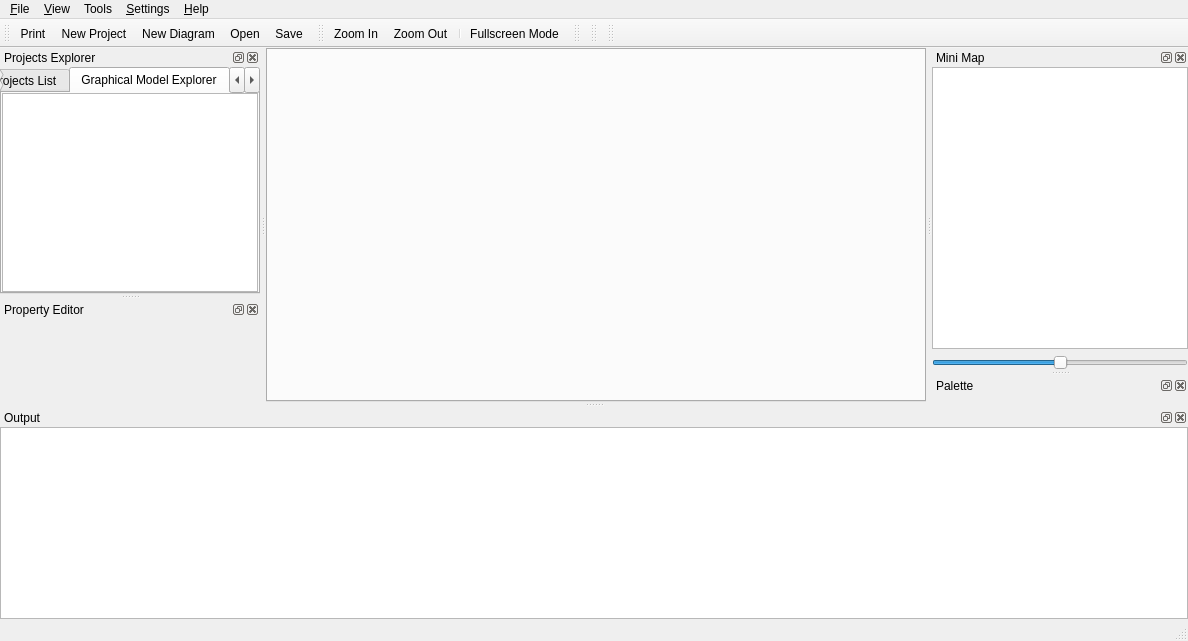
<?xml version="1.0" encoding="UTF-8"?>
<ui version="4.0">
 <class>MainWindowUi</class>
 <widget class="QMainWindow" name="MainWindowUi">
  <property name="geometry">
   <rect>
    <x>0</x>
    <y>0</y>
    <width>1188</width>
    <height>641</height>
   </rect>
  </property>
  <property name="windowTitle">
   <string>QReal</string>
  </property>
  <property name="windowIcon">
   <iconset resource="../qrgui.qrc">
    <normaloff>:/icons/qreal.png</normaloff>:/icons/qreal.png</iconset>
  </property>
  <widget class="QWidget" name="centralwidget">
   <layout class="QGridLayout">
    <property name="margin">
     <number>0</number>
    </property>
    <property name="spacing">
     <number>0</number>
    </property>
    <item row="0" column="0">
     <widget class="QTabWidget" name="tabs"/>
    </item>
   </layout>
  </widget>
  <widget class="QMenuBar" name="menubar">
   <property name="geometry">
    <rect>
     <x>0</x>
     <y>0</y>
     <width>1188</width>
     <height>21</height>
    </rect>
   </property>
   <widget class="QMenu" name="menu_File">
    <property name="title">
     <string>&amp;File</string>
    </property>
    <addaction name="actionOpen"/>
    <addaction name="actionSave"/>
    <addaction name="actionSave_as"/>
    <addaction name="actionSwitch_Project"/>
    <addaction name="actionImport"/>
    <addaction name="actionSave_diagram_as_a_picture"/>
    <addaction name="actionCloseProject"/>
    <addaction name="separator"/>
    <addaction name="actionQuit"/>
   </widget>
   <widget class="QMenu" name="menu_View">
    <property name="title">
     <string>&amp;View</string>
    </property>
    <addaction name="actionZoom_In"/>
    <addaction name="actionZoom_Out"/>
    <addaction name="separator"/>
    <addaction name="actionShowSplash"/>
   </widget>
   <widget class="QMenu" name="menuHelp">
    <property name="title">
     <string>&amp;Help</string>
    </property>
    <addaction name="actionHelp"/>
    <addaction name="separator"/>
    <addaction name="actionAbout"/>
    <addaction name="actionAboutQt"/>
   </widget>
   <widget class="QMenu" name="menuSettings">
    <property name="title">
     <string>&amp;Settings</string>
    </property>
    <addaction name="actionPreferences"/>
    <addaction name="actionShow_grid"/>
    <addaction name="actionShow_alignment"/>
    <addaction name="actionSwitch_on_grid"/>
    <addaction name="actionSwitch_on_alignment"/>
   </widget>
   <widget class="QMenu" name="menuTools">
    <property name="title">
     <string>Tools</string>
    </property>
   </widget>
   <addaction name="menu_File"/>
   <addaction name="menu_View"/>
   <addaction name="menuTools"/>
   <addaction name="menuSettings"/>
   <addaction name="menuHelp"/>
  </widget>
  <widget class="QStatusBar" name="statusbar"/>
  <widget class="QToolBar" name="fileToolbar">
   <property name="windowTitle">
    <string>File Toolbar</string>
   </property>
   <property name="orientation">
    <enum>Qt::Horizontal</enum>
   </property>
   <attribute name="toolBarArea">
    <enum>TopToolBarArea</enum>
   </attribute>
   <attribute name="toolBarBreak">
    <bool>false</bool>
   </attribute>
   <addaction name="actionPrint"/>
   <addaction name="actionNewProject"/>
   <addaction name="actionNew_Diagram"/>
   <addaction name="actionOpen"/>
   <addaction name="actionSave"/>
  </widget>
  <widget class="QDockWidget" name="minimapDock">
   <property name="windowTitle">
    <string>Mini Map</string>
   </property>
   <attribute name="dockWidgetArea">
    <number>2</number>
   </attribute>
   <widget class="QWidget" name="minimapDockWidgetContents">
    <layout class="QVBoxLayout">
     <property name="spacing">
      <number>6</number>
     </property>
     <property name="margin">
      <number>0</number>
     </property>
     <item>
      <widget class="QGraphicsView" name="minimapView">
       <property name="dragMode">
        <enum>QGraphicsView::ScrollHandDrag</enum>
       </property>
      </widget>
     </item>
     <item>
      <widget class="QSlider" name="minimapZoomSlider">
       <property name="maximum">
        <number>50</number>
       </property>
       <property name="value">
        <number>25</number>
       </property>
       <property name="orientation">
        <enum>Qt::Horizontal</enum>
       </property>
      </widget>
     </item>
    </layout>
   </widget>
  </widget>
  <widget class="QDockWidget" name="paletteDock">
   <property name="windowTitle">
    <string>Palette</string>
   </property>
   <attribute name="dockWidgetArea">
    <number>2</number>
   </attribute>
   <widget class="QWidget" name="paletteDockWidgetContents">
    <layout class="QHBoxLayout">
     <property name="spacing">
      <number>6</number>
     </property>
     <property name="margin">
      <number>0</number>
     </property>
     <item>
      <widget class="qReal::gui::PaletteTree" name="paletteTree"/>
     </item>
    </layout>
   </widget>
  </widget>
  <widget class="QToolBar" name="viewToolbar">
   <property name="windowTitle">
    <string>View Toolbar</string>
   </property>
   <attribute name="toolBarArea">
    <enum>TopToolBarArea</enum>
   </attribute>
   <attribute name="toolBarBreak">
    <bool>false</bool>
   </attribute>
   <addaction name="actionZoom_In"/>
   <addaction name="actionZoom_Out"/>
   <addaction name="separator"/>
   <addaction name="actionFullscreen"/>
  </widget>
  <widget class="QToolBar" name="parsersToolbar">
   <property name="windowTitle">
    <string>toolBar</string>
   </property>
   <attribute name="toolBarArea">
    <enum>TopToolBarArea</enum>
   </attribute>
   <attribute name="toolBarBreak">
    <bool>false</bool>
   </attribute>
  </widget>
  <widget class="QDockWidget" name="errorDock">
   <property name="sizePolicy">
    <sizepolicy hsizetype="Preferred" vsizetype="MinimumExpanding">
     <horstretch>0</horstretch>
     <verstretch>0</verstretch>
    </sizepolicy>
   </property>
   <property name="minimumSize">
    <size>
     <width>102</width>
     <height>127</height>
    </size>
   </property>
   <property name="maximumSize">
    <size>
     <width>524287</width>
     <height>524287</height>
    </size>
   </property>
   <property name="acceptDrops">
    <bool>false</bool>
   </property>
   <property name="autoFillBackground">
    <bool>false</bool>
   </property>
   <property name="windowTitle">
    <string>Output</string>
   </property>
   <attribute name="dockWidgetArea">
    <number>8</number>
   </attribute>
   <widget class="QWidget" name="errorDockWidgetContents">
    <layout class="QHBoxLayout" name="horizontalLayout_2">
     <item>
      <widget class="ErrorListWidget" name="errorListWidget"/>
     </item>
    </layout>
   </widget>
  </widget>
  <widget class="QToolBar" name="interpreterToolbar">
   <property name="windowTitle">
    <string>Interpreter Toolbar</string>
   </property>
   <attribute name="toolBarArea">
    <enum>TopToolBarArea</enum>
   </attribute>
   <attribute name="toolBarBreak">
    <bool>false</bool>
   </attribute>
  </widget>
  <widget class="QToolBar" name="generatorsToolbar">
   <property name="windowTitle">
    <string>toolBar</string>
   </property>
   <attribute name="toolBarArea">
    <enum>TopToolBarArea</enum>
   </attribute>
   <attribute name="toolBarBreak">
    <bool>false</bool>
   </attribute>
  </widget>
  <widget class="QDockWidget" name="projectListWidget">
   <property name="windowTitle">
    <string>Projects Explorer</string>
   </property>
   <attribute name="dockWidgetArea">
    <number>1</number>
   </attribute>
   <widget class="QWidget" name="projectsListDockContents">
    <layout class="QVBoxLayout" name="verticalLayout_4">
     <item>
      <widget class="QTabWidget" name="tabWidget">
       <property name="currentIndex">
        <number>1</number>
       </property>
       <widget class="QWidget" name="tab">
        <attribute name="title">
         <string>Projects List</string>
        </attribute>
        <layout class="QVBoxLayout" name="verticalLayout_5">
         <item>
          <widget class="QListWidget" name="projectsListWidget">
           <property name="enabled">
            <bool>true</bool>
           </property>
          </widget>
         </item>
        </layout>
       </widget>
       <widget class="QWidget" name="tab_2">
        <attribute name="title">
         <string>Graphical Model Explorer</string>
        </attribute>
        <layout class="QVBoxLayout" name="verticalLayout_6">
         <item>
          <widget class="QTreeView" name="graphicalModelExplorer">
           <property name="contextMenuPolicy">
            <enum>Qt::ActionsContextMenu</enum>
           </property>
           <property name="acceptDrops">
            <bool>true</bool>
           </property>
          </widget>
         </item>
        </layout>
       </widget>
       <widget class="QWidget" name="tab_3">
        <attribute name="title">
         <string>Logical Model Explorer</string>
        </attribute>
        <layout class="QVBoxLayout" name="verticalLayout_7">
         <item>
          <widget class="QTreeView" name="logicalModelExplorer">
           <property name="contextMenuPolicy">
            <enum>Qt::ActionsContextMenu</enum>
           </property>
           <property name="acceptDrops">
            <bool>true</bool>
           </property>
           <property name="dragEnabled">
            <bool>false</bool>
           </property>
           <property name="dragDropOverwriteMode">
            <bool>false</bool>
           </property>
           <property name="dragDropMode">
            <enum>QAbstractItemView::DragDrop</enum>
           </property>
           <property name="defaultDropAction">
            <enum>Qt::IgnoreAction</enum>
           </property>
          </widget>
         </item>
        </layout>
       </widget>
      </widget>
     </item>
    </layout>
   </widget>
  </widget>
  <widget class="QDockWidget" name="propertyDock">
   <property name="sizePolicy">
    <sizepolicy hsizetype="Preferred" vsizetype="Preferred">
     <horstretch>0</horstretch>
     <verstretch>0</verstretch>
    </sizepolicy>
   </property>
   <property name="minimumSize">
    <size>
     <width>80</width>
     <height>100</height>
    </size>
   </property>
   <property name="windowTitle">
    <string>Property Editor</string>
   </property>
   <attribute name="dockWidgetArea">
    <number>1</number>
   </attribute>
   <widget class="QWidget" name="propertyEditorDockWidgetContents">
    <layout class="QVBoxLayout" name="verticalLayout_3">
     <property name="spacing">
      <number>6</number>
     </property>
     <property name="margin">
      <number>0</number>
     </property>
     <item>
      <widget class="PropertyEditorView" name="propertyEditor" native="true">
       <property name="sizePolicy">
        <sizepolicy hsizetype="Expanding" vsizetype="Expanding">
         <horstretch>0</horstretch>
         <verstretch>0</verstretch>
        </sizepolicy>
       </property>
      </widget>
     </item>
    </layout>
   </widget>
  </widget>
  <action name="actionQuit">
   <property name="checkable">
    <bool>false</bool>
   </property>
   <property name="text">
    <string>&amp;Quit</string>
   </property>
  </action>
  <action name="actionZoom_In">
   <property name="icon">
    <iconset resource="../qrgui.qrc">
     <normaloff>:/icons/zoomin.png</normaloff>:/icons/zoomin.png</iconset>
   </property>
   <property name="text">
    <string>Zoom In</string>
   </property>
  </action>
  <action name="actionZoom_Out">
   <property name="icon">
    <iconset resource="../qrgui.qrc">
     <normaloff>:/icons/zoomout.png</normaloff>:/icons/zoomout.png</iconset>
   </property>
   <property name="text">
    <string>Zoom Out</string>
   </property>
  </action>
  <action name="actionAntialiasing">
   <property name="checkable">
    <bool>true</bool>
   </property>
   <property name="checked">
    <bool>true</bool>
   </property>
   <property name="text">
    <string>Antialiasing</string>
   </property>
  </action>
  <action name="actionOpenGL_Renderer">
   <property name="checkable">
    <bool>true</bool>
   </property>
   <property name="text">
    <string>OpenGL Renderer</string>
   </property>
  </action>
  <action name="actionPrint">
   <property name="icon">
    <iconset resource="../qrgui.qrc">
     <normaloff>:/icons/print.png</normaloff>:/icons/print.png</iconset>
   </property>
   <property name="text">
    <string>Print</string>
   </property>
  </action>
  <action name="actionMakeSvg">
   <property name="text">
    <string>Export to SVG</string>
   </property>
  </action>
  <action name="actionDeleteFromDiagram">
   <property name="text">
    <string>Delete</string>
   </property>
   <property name="shortcut">
    <string>Del</string>
   </property>
   <property name="shortcutContext">
    <enum>Qt::WidgetShortcut</enum>
   </property>
  </action>
  <action name="openNewTab">
   <property name="text">
    <string>Open in new tab</string>
   </property>
  </action>
  <action name="actionHelp">
   <property name="text">
    <string>Small Help</string>
   </property>
  </action>
  <action name="actionAbout">
   <property name="text">
    <string>About...</string>
   </property>
  </action>
  <action name="actionAboutQt">
   <property name="text">
    <string>About Qt...</string>
   </property>
  </action>
  <action name="actionPlugins">
   <property name="checkable">
    <bool>false</bool>
   </property>
   <property name="text">
    <string>Plugins...</string>
   </property>
  </action>
  <action name="actionShowSplash">
   <property name="checkable">
    <bool>true</bool>
   </property>
   <property name="checked">
    <bool>true</bool>
   </property>
   <property name="text">
    <string>Show splashscreen</string>
   </property>
  </action>
  <action name="actionSave">
   <property name="text">
    <string>Save</string>
   </property>
  </action>
  <action name="actionSave_as">
   <property name="text">
    <string>Save as...</string>
   </property>
  </action>
  <action name="actionOpen">
   <property name="text">
    <string>Open...</string>
   </property>
   <property name="toolTip">
    <string>Open</string>
   </property>
  </action>
  <action name="actionShow_grid">
   <property name="checkable">
    <bool>true</bool>
   </property>
   <property name="checked">
    <bool>true</bool>
   </property>
   <property name="text">
    <string>Show grid</string>
   </property>
  </action>
  <action name="actionSwitch_on_grid">
   <property name="checkable">
    <bool>true</bool>
   </property>
   <property name="text">
    <string>Switch on grid</string>
   </property>
  </action>
  <action name="actionShow">
   <property name="text">
    <string>Show</string>
   </property>
  </action>
  <action name="actionPreferences">
   <property name="text">
    <string>Preferences...</string>
   </property>
  </action>
  <action name="actionSwitch_on_alignment">
   <property name="checkable">
    <bool>true</bool>
   </property>
   <property name="checked">
    <bool>true</bool>
   </property>
   <property name="text">
    <string>Switch on alignment</string>
   </property>
  </action>
  <action name="actionShow_alignment">
   <property name="checkable">
    <bool>true</bool>
   </property>
   <property name="checked">
    <bool>true</bool>
   </property>
   <property name="text">
    <string>Show alignment</string>
   </property>
  </action>
  <action name="actionDebug">
   <property name="text">
    <string>Debug</string>
   </property>
   <property name="shortcut">
    <string>F9</string>
   </property>
  </action>
  <action name="actionGenerate_and_build">
   <property name="icon">
    <iconset resource="../qrgui.qrc">
     <normaloff>:/icons/build.png</normaloff>:/icons/build.png</iconset>
   </property>
   <property name="text">
    <string>Generate and build</string>
   </property>
   <property name="shortcut">
    <string>Ctrl+F9</string>
   </property>
  </action>
  <action name="actionSet_Breakpoints">
   <property name="text">
    <string>Set breakpoints</string>
   </property>
   <property name="iconText">
    <string>Set breakpoints</string>
   </property>
   <property name="shortcut">
    <string>Ctrl+F3</string>
   </property>
  </action>
  <action name="actionCont">
   <property name="text">
    <string>Cont</string>
   </property>
   <property name="shortcut">
    <string>Ctrl+F6</string>
   </property>
  </action>
  <action name="actionConfigure">
   <property name="text">
    <string>Configure</string>
   </property>
   <property name="shortcut">
    <string>Ctrl+F2</string>
   </property>
  </action>
  <action name="actionNew_Diagram">
   <property name="text">
    <string>New Diagram</string>
   </property>
   <property name="toolTip">
    <string>Create new diagram in a current model</string>
   </property>
  </action>
  <action name="actionFullscreen">
   <property name="text">
    <string>Fullscreen Mode</string>
   </property>
   <property name="toolTip">
    <string>Fullscreen Mode</string>
   </property>
   <property name="shortcut">
    <string>Ctrl+Shift+F</string>
   </property>
  </action>
  <action name="actionNewProject">
   <property name="text">
    <string>New Project</string>
   </property>
   <property name="shortcut">
    <string>Ctrl+Shift+N</string>
   </property>
  </action>
  <action name="actionImport">
   <property name="text">
    <string>Import...</string>
   </property>
   <property name="toolTip">
    <string>Import QReal project into current.</string>
   </property>
  </action>
  <action name="actionSave_diagram_as_a_picture">
   <property name="text">
    <string>Save diagram as a picture...</string>
   </property>
  </action>
  <action name="actionCloseProject">
   <property name="text">
    <string>Close project</string>
   </property>
  </action>
  <action name="actionSwitch_Project">
   <property name="text">
    <string>Switch Project</string>
   </property>
  </action>
 </widget>
 <layoutdefault spacing="0" margin="0"/>
 <customwidgets>
  <customwidget>
   <class>qReal::gui::PaletteTree</class>
   <extends>QToolBox</extends>
   <header>../mainwindow/paletteTree.h</header>
   <container>1</container>
  </customwidget>
  <customwidget>
   <class>ErrorListWidget</class>
   <extends>QListWidget</extends>
   <header>../mainwindow/errorListWidget.h</header>
  </customwidget>
  <customwidget>
   <class>PropertyEditorView</class>
   <extends>QWidget</extends>
   <header>../view/propertyEditorView.h</header>
   <container>1</container>
  </customwidget>
 </customwidgets>
 <resources>
  <include location="../qrgui.qrc"/>
 </resources>
 <connections/>
</ui>
